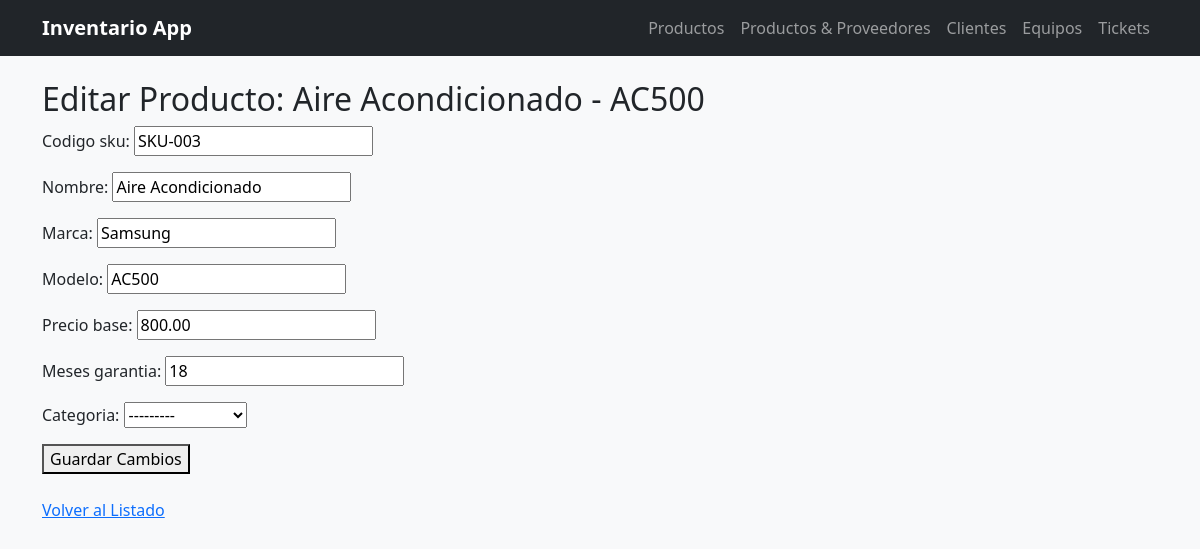
/inventario/productos/3/editar/, run on the app's committed database.
### inventario/models.py (models this page shows)
class Producto(models.Model):
    codigo_sku = models.CharField(max_length=50, unique=True)
    nombre = models.CharField(max_length=100)
    marca = models.CharField(max_length=50)
    modelo = models.CharField(max_length=50)
    precio_base = models.DecimalField(max_digits=10, decimal_places=2)
    meses_garantia = models.IntegerField()
    categoria = models.ForeignKey(
        Categoria,
        on_delete=models.PROTECT,
        related_name='productos',
        null=True,
        blank=True
    )
    proveedores = models.ManyToManyField(
        Proveedor,
        through='Suministro',
        related_name='productos',
        blank=True
    )
    def __str__(self):
        return f"{self.nombre} - {self.modelo}"

class Categoria(models.Model):
    nombre = models.CharField(max_length=100, unique=True)
    descripcion = models.TextField(blank=True, null=True)
    class Meta:
        verbose_name = "Categoria"
        verbose_name_plural = "Categorias"
    def __str__(self):
        return self.nombre

### inventario/views.py (the view)
# urls.py: path('productos/<int:pk>/editar/', views.editar_producto, name='editar_producto'),
def editar_producto(request, pk):
    producto = get_object_or_404(Producto, pk=pk)
    if request.method == 'POST':
        form = ProductoForm(request.POST, instance=producto)
        if form.is_valid():
            form.save()  # UPDATE en SQLite usando Django ORM
            return redirect('lista_productos')
    else:
        form = ProductoForm(instance=producto)
    return render(request, 'inventario/editar_producto.html', {'form': form, 'objeto': producto})

### inventario/forms.py
class ProductoForm(forms.ModelForm):
    class Meta:
        model = Producto
        fields = ['codigo_sku',
                    'nombre',
                    'marca',
                    'modelo',
                    'precio_base',
                    'meses_garantia',
                    'categoria',
                ]

### inventario/templates/inventario/editar_producto.html (shortened to what this page needs)
{% extends 'inventario/base.html' %}
{% block content %}
<h2>Editar Producto: {{ objeto }}</h2>
<form method="POST">
    {{ form.as_p }}
    <button type="submit">Guardar Cambios</button>
</form>
<br>
<a href="{% url 'lista_productos' %}">Volver al Listado</a>
{% endblock %}

### data on the page
Producto: nombre+modelo "Aire Acondicionado - AC500", codigo_sku "SKU-003", nombre "Aire Acondicionado", marca "Samsung", modelo "AC500", precio_base "800.00", meses_garantia "18", categoria "---------"
